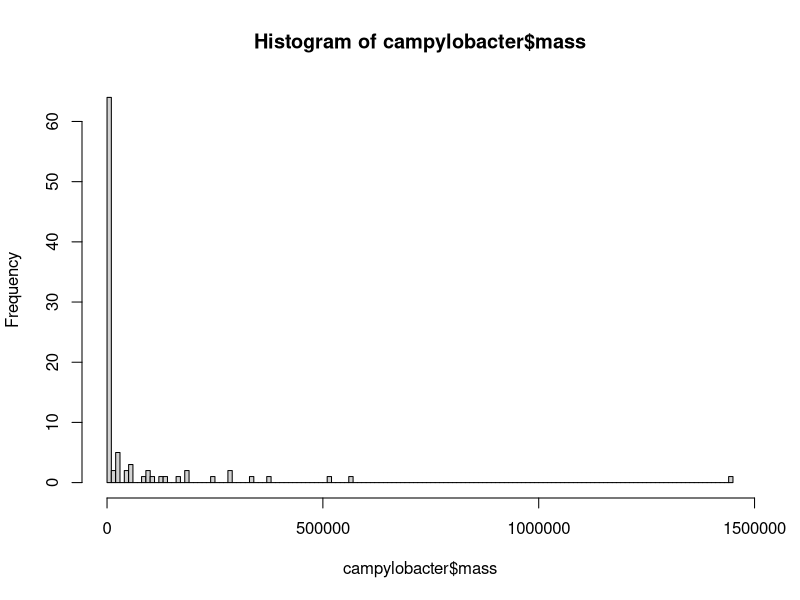

This figure's R source:
rm(list=ls()) # clears workspace


#loads necessary packages
library(tidyverse)
library(reshape2)
library(tidyr)

campylobacter <- read.csv("campylobacterreview_data.csv") #reads csv file from my meta-analysis data into workspace
head(campylobacter) #first 6 rows
hist(campylobacter$mass, breaks=150) #histogram of weights

unique(campylobacter$cjejuni) #unique values for cjejuni variable (0=absence, 1=presence, NA=no data)
unique(campylobacter$family) #unique values for family variable
str (campylobacter$mass) #structure of the mass variable (numeric, continuous)

campylobacter$cjejuni <- as.factor(campylobacter$cjejuni) #force cjejuni variable into a factor
str(campylobacter$cjejuni) #structure of cjejuni variable

campylobacter$ccoli <- as.factor(campylobacter$ccoli) #force ccoli variable into a factor
str(campylobacter$ccoli) #structure of ccoli variable

campylobacter$campy <- as.factor(campylobacter$campy) #force campylobacter variable into a factor
str(campylobacter$campy) #structure of campylobacter variable

#KL: why are you making these factors?
#KL: some issues here with name changes and capitalization

view(campylobacter) #pulls up Campylobacter table

#group by campylobacter and mean mass (in grams)
campylobacter %>%
  group_by(campy) %>% #KL: maybe you are doing this to use group_by
  summarise(mean.mass=mean(mass, na.rm=TRUE))

#group by cjejuni and mean mass (in grams)
campylobacter %>%
  group_by(cjejuni) %>%
  summarise(mean.mass=mean(mass, na.rm=TRUE))

#group by trophic and mean mass (in grams)
campylobacter %>%
  group_by(trophic) %>%
  summarise(mean.mass=mean(mass, na.rm=TRUE))

#adds a new column mean.mass.campy to a new tibble, groups mean mass by campy infection status
campylobacter_mutated = campylobacter %>%
  group_by(campy) %>%
  mutate(mean.mass.campy=mean(mass, na.rm=TRUE))

#first 6 rows
head(campylobacter_mutated)
view(campylobacter_mutated)

#creates a new variable in the campylobacter_mutated dataframe, difference (different between species mass and average mass for campy infection status)
campylobacter_mutated$difference <- (campylobacter_mutated$mass - campylobacter_mutated$mean.mass.campy)





